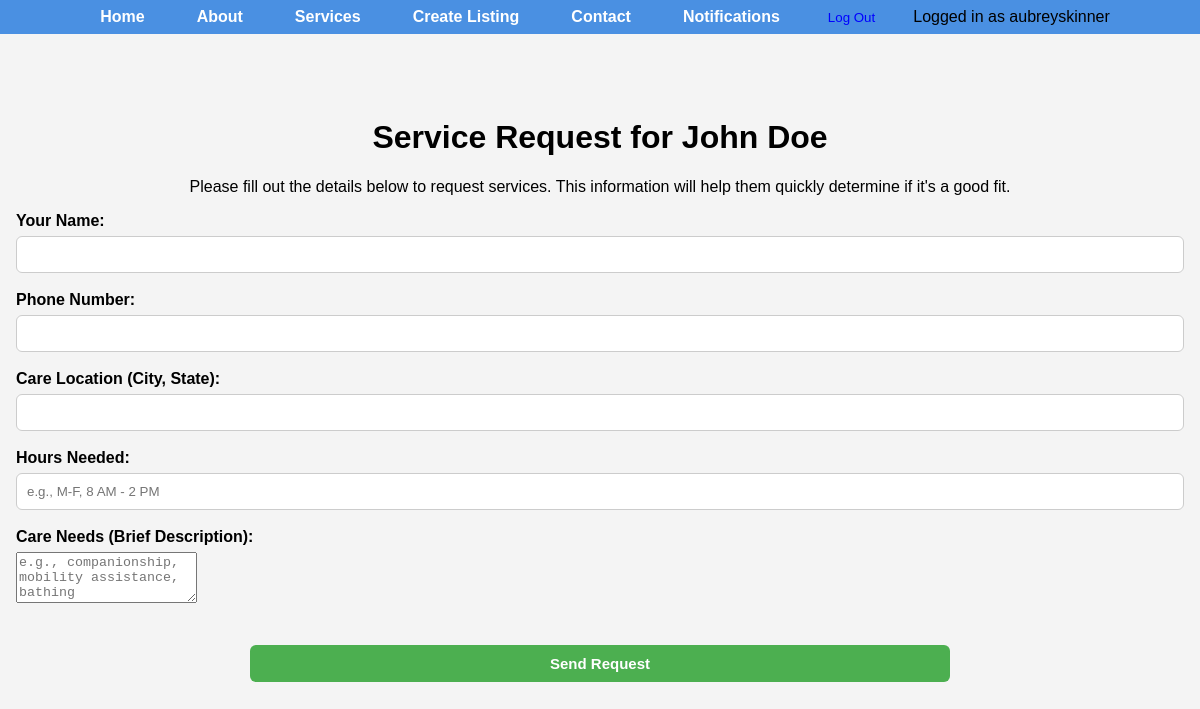
Page /contact-cna/1/ (signed in) on the committed database.
### core/models.py (models this page shows, shortened)
class User(AbstractUser):
    is_cna = models.BooleanField(default=False)
    is_client = models.BooleanField(default=False)

class CNA(models.Model):
    first_name = models.CharField(max_length=100)
    last_name = models.CharField(max_length=100)
    email = models.EmailField()
    phone_number = models.CharField(max_length=15)
    hourly_rate = models.DecimalField(max_digits=6, decimal_places=2)
    experience = models.TextField()
    location = models.CharField(max_length=100)

### core/views.py (the view, shortened to what this page needs)
# urls.py: path('contact-cna/<int:cna_id>/', views.contact_cna, name='contact_cna'),
def contact_cna(request, cna_id):
    cna = get_object_or_404(CNA, pk=cna_id)
    return render(request, 'contact_cna.html', {'cna': cna})

### templates/contact_cna.html (shortened to what this page needs)
{% extends "base.html" %}
{% block content %}
  <div class="home-content">
    <h1>Service Request for {{ cna.first_name }} {{ cna.last_name }}</h1>
    <p>Please fill out the details below to request services. This information will help them quickly determine if it's a good fit.</p>
    <form method="post">
      <div class="form-group">
        <label for="sender_name">Your Name:</label>
        <input type="text" id="sender_name" name="sender_name" required>
      </div>
      <div class="form-group">
        <label for="sender_phone">Phone Number:</label>
        <input type="text" id="sender_phone" name="sender_phone" required>
      </div>
      <div class="form-group">
        <label for="care_location">Care Location (City, State):</label>
        <input type="text" id="care_location" name="care_location" required>
      </div>
      <div class="form-group">
        <label for="care_hours">Hours Needed:</label>
        <input type="text" id="care_hours" name="care_hours" placeholder="e.g., M-F, 8 AM - 2 PM" required>
      </div>
      <div class="form-group">
        <label for="care_needs">Care Needs (Brief Description):</label>
        <textarea id="care_needs" name="care_needs" rows="3" placeholder="e.g., companionship, mobility assistance, bathing" required></textarea>
      </div>
      <button type="submit" class="cta-btn">Send Request</button>
    </form>
  </div>
{% endblock %}

### templates/base.html (shortened to what this page needs)
{% load static %}
<!DOCTYPE html>
<html lang="en">
<head>
  <link rel="stylesheet" href="{% static 'css/styles.css' %}">
</head>
<body class="home-container">
  <header>
    <nav class="site-nav">
      <ul>
        <li><a href="{% url 'home' %}">Home</a></li>
        <li><a href="{% url 'about' %}">About</a></li>
        <li><a href="{% url 'services' %}">Services</a></li>
        {% if user.is_authenticated %}
          {% if user.is_cna %}
            <li><a href="{% url 'create_listing' %}">Create Listing</a></li>
          {% elif user.is_client %}
            <li><a href="{% url 'cna_list' %}">Browse Available CNAs</a></li>
          {% endif %}
          <li><a href="{% url 'contact' %}">Contact</a></li>
          <li><a href="{% url 'notifications' %}">Notifications</a></li>
          <form action="{% url 'logout' %}" method="post" style="display: inline;">
            <li><button type="submit" style="background:none; border:none; color:blue; cursor:pointer;">Log Out</button></li>
          </form>
          <li>Logged in as {{ user.username }}</li>
        {% else %}
          <li><a href="{% url 'register' %}">Sign Up</a></li>
          <li><a href="{% url 'login' %}">Log In</a></li>
        {% endif %}
      </ul>
    </nav>
  </header>
  <main>
    {% block content %}{% endblock %}
  </main>
</body>
</html>

### static/css/styles.css (style rules this page uses)
html, body { height: 100%; font-family: Arial, sans-serif; margin: 0; background-color: #f4f4f4; display: flex; flex-direction: column; }
main { flex: 1; padding-bottom: 20px; }
.site-nav { background-color: #4a90e2; }
.site-nav ul { display: flex; list-style: none; margin: 0; padding: 0.5rem 1rem; justify-content: center; }
.site-nav li { margin: 0 1rem; }
.site-nav a { color: white; text-decoration: none; font-weight: bold; padding: 10px; }
.home-content { text-align: center; padding: 4rem 1rem; }
.cta-btn { background-color: #4a90e2; color: white; text-decoration: none; padding: 1rem 2rem; border-radius: 5px; font-size: 1rem; font-weight: bold; }
.form-group { margin-bottom: 18px; text-align: left; }
.form-group label { display: block; margin-bottom: 6px; font-weight: 600; }
.form-group input { width: 100%; padding: 10px; border-radius: 6px; border: 1px solid #ccc; box-sizing: border-box; }
.cta-btn { width: 60%; background-color: #4CAF50; color: white; padding: 10px 0; border: none; border-radius: 6px; font-size: 15px; cursor: pointer; margin-top: 10px; }
.cta-btn { width: 60%; background-color: #4CAF50; color: white; padding: 10px 0; border: none; border-radius: 6px; font-size: 15px; cursor: pointer; margin-top: 20px; }

### rows in the picture
User: username "aubreyskinner"
CNA: first_name "John", last_name "Doe"
